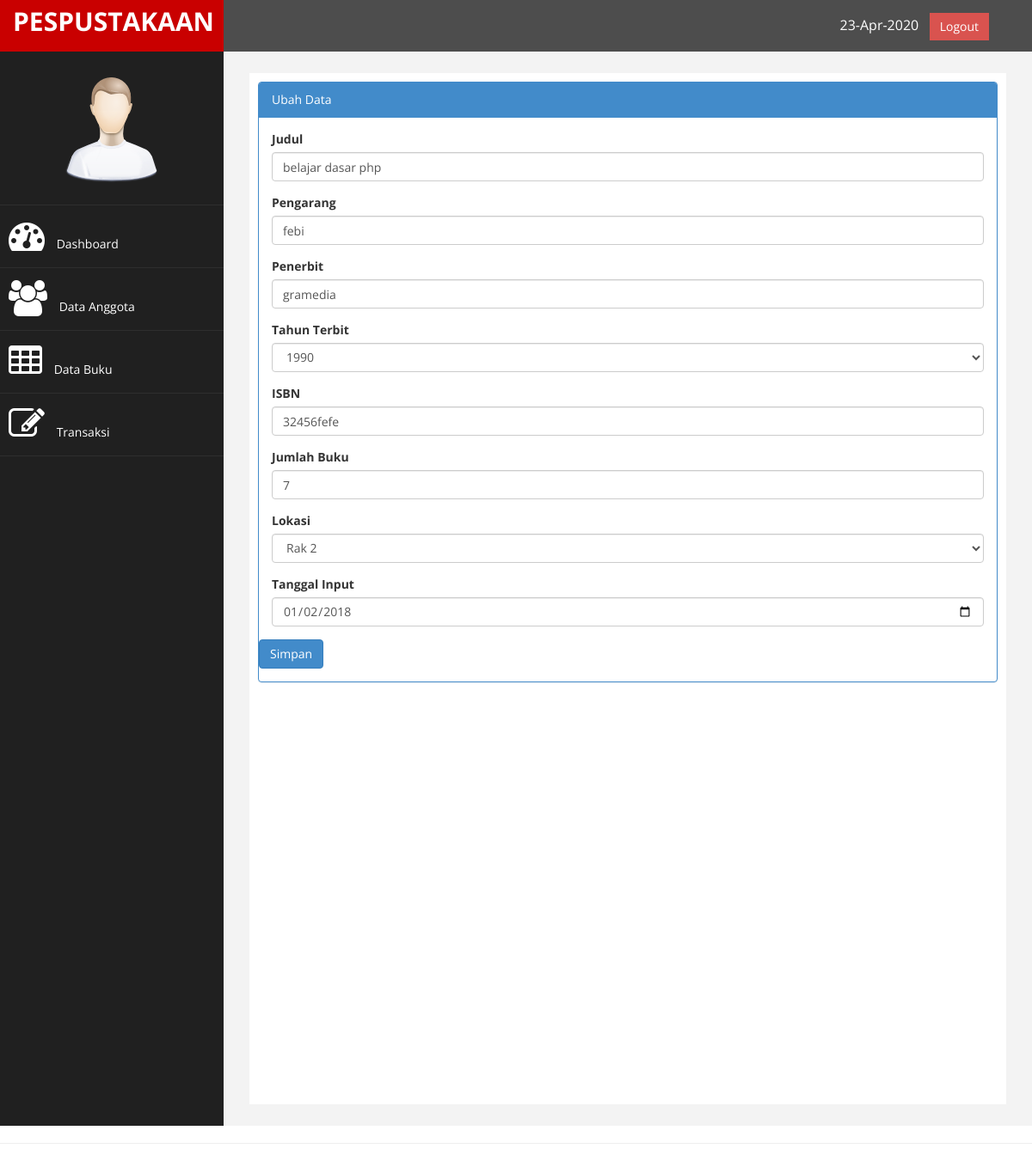
Page /TUTORIAL_PERPUSTAKAAN/index.php?page=buku&aksi=ubah&id=1 (signed in) on the committed database.
### tables this page shows
CREATE TABLE `tb_buku` (
  `id` int(9) NOT NULL,
  `judul` varchar(100) NOT NULL,
  `pengarang` varchar(100) NOT NULL,
  `penerbit` varchar(50) NOT NULL,
  `tahun_terbit` varchar(4) NOT NULL,
  `isbn` varchar(25) NOT NULL,
  `jumlah_buku` varchar(3) NOT NULL,
  `lokasi` enum('rak1','rak2','rak3') NOT NULL,
  `tgl_input` date NOT NULL
);

### TUTORIAL_PERPUSTAKAAN/page/buku/ubah.php (the view, shortened to what this page needs)
<?php
    $id = $_GET['id'];
    $sql = $koneksi->query("select * from tb_buku where id='$id'");
    $tampil = $sql->fetch_assoc();
    $lokasi = $tampil['lokasi'];
?>
<div class="panel panel-primary">
<div class="panel-heading">
        Ubah Data
</div>
<div class="panel-body">
                            <div class="row">
                                <div class="col-md-12">
                                    <form method="POST">
                                        <div class="form-group">
                                            <label>Judul</label>
                                            <input class="form-control" name="judul" value="<?php echo $tampil['judul'];?>" />
                                        </div>
                                        <div class="form-group">
                                            <label>Pengarang</label>
                                            <input class="form-control" name="pengarang" value="<?php echo $tampil['pengarang'];?>" />
                                        </div>
                                        <div class="form-group">
                                            <label>Penerbit</label>
                                            <input class="form-control" name="penerbit" value="<?php echo $tampil['penerbit'];?>" />
                                        </div>
                                        <div class="form-group">
                                            <label>Tahun Terbit</label>
                                            <select class="form-control" name="tahun_terbit" >
                                                <?php
                                                    $tahun = date("Y");
                                                    for($i=$tahun-30; $i <= $tahun; $i++){
                                                            if ($i==$tahun2) {
                                                               echo'<option value="'.$i.'" selected>'.$i.'</option>';
                                                            }else {
                                                            echo'<option value="'.$i.'">'.$i.'</option>';
                                                            }
                                                                 }
                                                ?>
                                            </select>
                                        </div>
                                        <div class="form-group">
                                            <label>ISBN</label>
                                            <input class="form-control" name="isbn" value="<?php echo $tampil['isbn'];?>" />
                                        </div>
                                        <div class="form-group">
                                            <label>Jumlah Buku</label>
                                            <input class="form-control" type="number" name="jumlah_buku"value="<?php echo $tampil['jumlah_buku'];?>" />
                                        </div>
                                        <div class="form-group">
                                            <label>Lokasi</label>
                                            <select class="form-control" name="lokasi" >
                                                <option value="rak2" <?php if ($lokasi=='rak2') {echo "selected";} ?>>Rak 2</option>
                                            </select>
                                        </div>
                                        <div class="form-group">
                                            <label>Tanggal Input</label>
                                            <input class="form-control" name="tgl_input" type="date"value="<?php echo $tampil['tgl_input'];?>" />
                                        </div>
                                        </div>
                                            <input type="submit" name="simpan" value="Simpan" class="btn btn-primary">
                                        </div>
                                    </div>
                                </div>
</div>
</div>
</div>

### TUTORIAL_PERPUSTAKAAN/assets/css/custom.css (style rules this page uses)
body { font-family: 'Open Sans', sans-serif; }

### rows in the picture
tb_buku: judul "belajar dasar php", pengarang "febi", penerbit "gramedia", isbn "32456fefe", lokasi "Rak 2"

### other values in the picture
form field tahun_terbit "1990"
